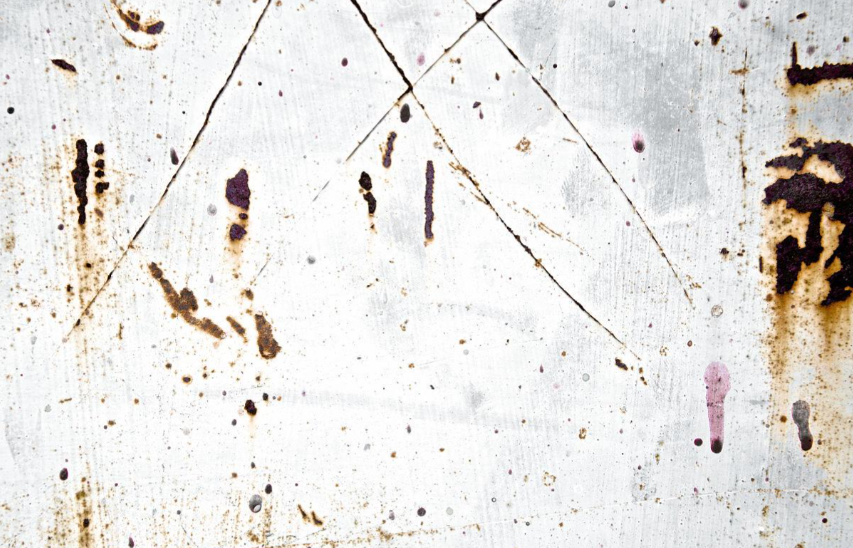
#> input picture part_raw.png, 853 x 548 px, found by its file name
$ python huidu.py
#> lines starting #> are read from the running program, lines starting #| are printed output that depends on the picture
# import cv2
# import numpy as np
#
# img = cv2.imread("image/11.png")
# gray_cv = cv2.cvtColor(img, cv2.COLOR_BGR2GRAY)
#
# b, g, r = cv2.split(img)
# gray_manual = (0.114 * b + 0.587 * g + 0.299 * r).astype(np.uint8)
#
# diff = cv2.absdiff(gray_cv, gray_manual)
# print("最大差异:", diff.max())   # 通常是 0 或 1（浮点舍入）


# ... existing code ...

# import cv2
# import numpy as np
# import matplotlib.pyplot as plt
#
# # 设置中文，防止乱码
# plt.rcParams["font.family"] = ["SimHei", "WenQuanYi Micro Hei", "Heiti TC"]
# plt.rcParams["axes.unicode_minus"] = False
#
# # 1. 读取原图并转为灰度图
# img = cv2.imread("image/part_dark.png")
# gray = cv2.cvtColor(img, cv2.COLOR_BGR2GRAY)
#
# # ---------- 核心改动：使用 OpenCV 的 Otsu 自动计算全局最优阈值 ----------
# # cv2.threshold 返回两个值：retval（计算出的Otsu阈值）和 dst（二值化图像）
# otsu_thresh, _ = cv2.threshold(gray, 0, 255, cv2.THRESH_BINARY + cv2.THRESH_OTSU)
# print(f"【自动计算】原图的 Otsu 全局最优阈值: {otsu_thresh:.2f}")
#
# x = np.arange(256, dtype=np.float64)                  # 输入灰度值 0~255
#
# # ---------- 映射参数（基于 Otsu 动态生成） ----------
# T = otsu_thresh                                       # 使用 Otsu 阈值替代固定的 127
# band_width = 35                                       # 规则3/4的区间半宽度
# T1 = max(0, int(T - band_width))                      # 自适应区间左边界
# T2 = min(255, int(T + band_width))                    # 自适应区间右边界
# gamma = 0.5                                           # 伽马校正系数（<1 提亮暗部）
#
# # ---------- 5 种自适应像素映射规则（输出均为 0 或 255）----------
# # 规则1：阶跃映射（正向）- 使用 Otsu 阈值
# lut1 = np.where(x >= T, 255, 0)
#
# # 规则2：阶跃映射（反相）- 使用 Otsu 阈值
# lut2 = np.where(x < T, 255, 0)
#
# # 规则3：区间带通映射 - 以 Otsu 阈值为中心的自适应区间
# lut3 = np.where((x >= T1) & (x <= T2), 255, 0)
#
# # 规则4：区间带阻映射 - 剔除以 Otsu 阈值为中心的区间
# lut4 = np.where((x >= T1) & (x <= T2), 0, 255)
#
# # 规则5：伽马校正 + 动态 Otsu 阶跃映射
# # 先对灰度图做伽马校正
# gray_gamma = np.clip((gray / 255.0) ** gamma * 255, 0, 255).astype(np.uint8)
# # 对校正后的图像重新计算 Otsu 阈值，实现非线性空间的自适应
# otsu_thresh_gamma, _ = cv2.threshold(gray_gamma, 0, 255, cv2.THRESH_BINARY + cv2.THRESH_OTSU)
# print(f"【自动计算】伽马校正后的 Otsu 阈值: {otsu_thresh_gamma:.2f}")
#
# x_gamma = (x / 255.0) ** gamma * 255
# lut5 = np.where(x_gamma >= otsu_thresh_gamma, 255, 0)
#
# luts = [lut.astype(np.uint8) for lut in [lut1, lut2, lut3, lut4, lut5]]
#
# # ---------- 逐像素查表映射 ----------
# bins = [cv2.LUT(gray, lut) for lut in luts]
#
# names = [
#     f"规则1 Otsu阶跃正向 (T={otsu_thresh:.1f})",
#     f"规则2 Otsu阶跃反相 (T={otsu_thresh:.1f})",
#     f"规则3 自适应区间带通 ({T1}~{T2})",
#     f"规则4 自适应区间带阻 ({T1}~{T2})",
#     f"规则5 伽马+动态Otsu (γ={gamma}, T={otsu_thresh_gamma:.1f})",
# ]
# files = ["otsu_map_1_step.png", "otsu_map_2_inv.png", "otsu_map_3_band.png",
#          "otsu_map_4_bandstop.png", "otsu_map_5_gamma.png"]
#
# # ---------- 打印白色像素占比，辅助定性分析 ----------
# for name, binary, f in zip(names, bins, files):
#     ratio = (binary == 255).mean() * 100
#     print(f"{name}: 白色像素占比 {ratio:.2f}%")
#     cv2.imwrite(f, binary)
#
# # ---------- 2x3 并排展示 ----------
# fig, axes = plt.subplots(2, 3, figsize=(15, 9), dpi=100)
# axes = axes.ravel()
#
# axes[0].imshow(cv2.cvtColor(img, cv2.COLOR_BGR2RGB))
# axes[0].set_title("原图", fontsize=12)
#
# for i, (name, binary) in enumerate(zip(names, bins), start=1):
#     axes[i].imshow(binary, cmap="gray", vmin=0, vmax=255)
#     axes[i].set_title(name, fontsize=10)
#
# for ax in axes:
#     ax.axis("off")
#
# plt.suptitle("基于 Otsu 自适应规则的五种像素映射对比", fontsize=15)
# plt.tight_layout()
# plt.savefig("Otsu自适应像素映射五规则对比.png", bbox_inches="tight")
# print("对比图已保存到: Otsu自适应像素映射五规则对比.png")
# plt.show()
#
# # ---------- 映射函数曲线图 ----------
# plt.figure(figsize=(10, 6), dpi=100)
# colors = ["#1f77b4", "#d62728", "#2ca02c", "#ff7f0e", "#9467bd"]
# for lut, name, c in zip(luts, names, colors):
#     plt.plot(np.arange(256), lut, color=c, linewidth=2, label=name)
#
# plt.title("基于 Otsu 的 5 种像素映射函数曲线", fontsize=14)
# plt.xlabel("输入灰度值", fontsize=12)
# plt.ylabel("输出灰度值", fontsize=12)
# plt.xlim(0, 255)
# plt.ylim(-10, 265)
# plt.grid(alpha=0.3)
# plt.legend(fontsize=9)
# plt.tight_layout()
# plt.savefig("Otsu像素映射函数曲线.png")
# print("映射曲线图已保存到: Otsu像素映射函数曲线.png")
# plt.show()


import cv2
import numpy as np
import matplotlib.pyplot as plt

# 设置中文，防止乱码
plt.rcParams["font.family"] = ["SimHei", "WenQuanYi Micro Hei", "Heiti TC"]
plt.rcParams["axes.unicode_minus"] = False

# 1. 直接读取彩色图像（BGR 3 通道）
image_path = "image/part_raw.png"
img = cv2.imread(image_path)  # 保持彩色
#> img is the input picture: shape (548, 853, 3); mean B, G, R 223.8, 226.9, 229.2

if img is None:
    print("错误：未能成功读取图片，请检查路径！")
else:
    # 2. 定义彩色图像添加椒盐噪声的函数
    def add_color_salt_and_pepper(image, prob=0.05):
        """
        prob: 噪声总比例（如 0.05 代表约 5% 的像素会变成白点或黑点）
        """
#> called with prob = 0.05
        noisy = image.copy()
        # 针对每个像素位置生成随机数
        rand = np.random.rand(image.shape[0], image.shape[1])

        # 盐噪声：设为纯白 [255, 255, 255]
        noisy[rand < prob / 2] = [255, 255, 255]
        # 椒噪声：设为纯黑 [0, 0, 0]
        noisy[rand > 1 - prob / 2] = [0, 0, 0]
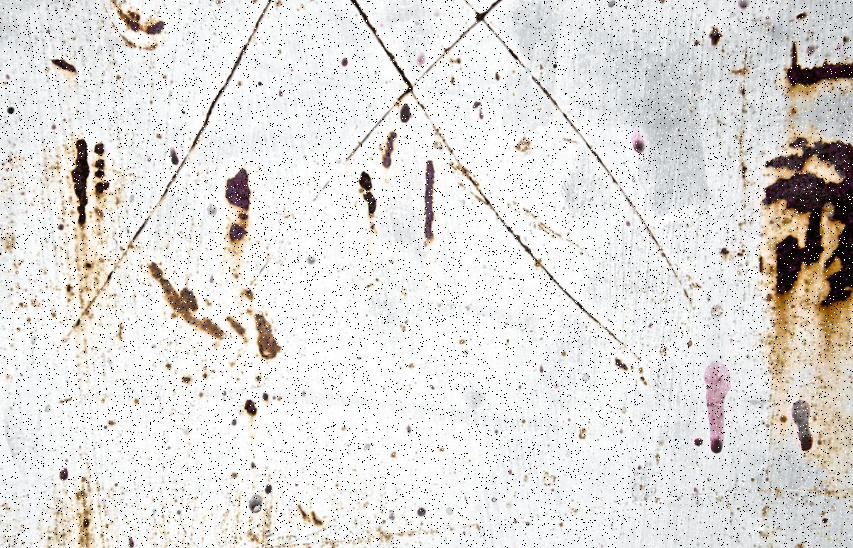
#> noisy: shape (548, 853, 3); mean B, G, R 219, 221.9, 224.1
        return noisy


    # 3. 添加彩色椒盐噪声
    noisy_img = add_color_salt_and_pepper(img, prob=0.05)
    cv2.imwrite("color_noisy_image.png", noisy_img)
    print("已成功添加彩色椒盐噪声，保存为 color_noisy_image.png")

    # 4. 对彩色图像分别使用 3x3, 5x5, 7x7 进行中值滤波
    # cv2.medianBlur 会对 B、G、R 三通道分别独立滤波，完好保留色彩
    filtered_3 = cv2.medianBlur(noisy_img, 3)
    filtered_5 = cv2.medianBlur(noisy_img, 5)
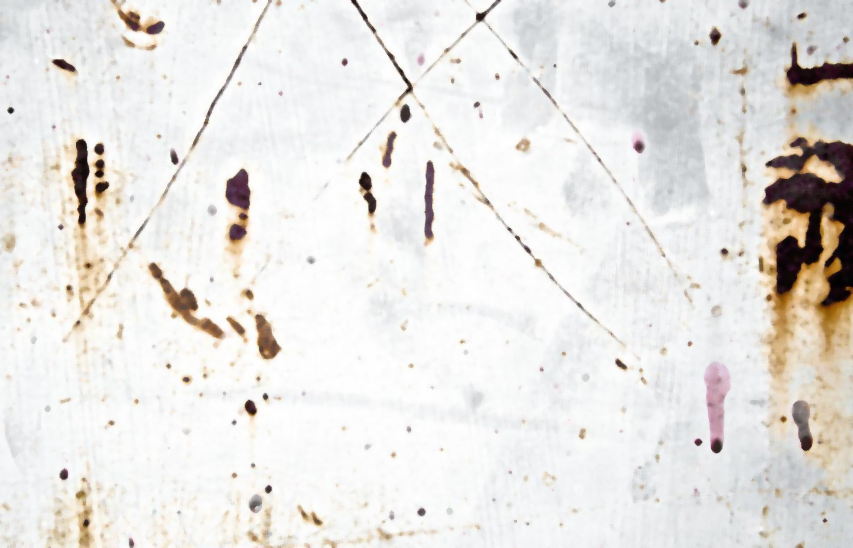
#> filtered_5: shape (548, 853, 3); mean B, G, R 225.9, 229, 231.3
    filtered_7 = cv2.medianBlur(noisy_img, 7)

    # 保存处理后的彩色图像
    cv2.imwrite("color_median_3x3.png", filtered_3)
    cv2.imwrite("color_median_5x5.png", filtered_5)
    cv2.imwrite("color_median_7x7.png", filtered_7)
    print("三种不同 ksize 的彩色中值滤波结果已成功保存！")

    # 5. 使用 Matplotlib 展示对比结果
    # 注意：OpenCV 读取的是 BGR 格式，Matplotlib 需要转换成 RGB 才能正确显示颜色
    titles = ["原图", "加彩色椒盐噪声 (5%)", "中值滤波 (3x3)", "中值滤波 (5x5)", "中值滤波 (7x7)"]
    images = [img, noisy_img, filtered_3, filtered_5, filtered_7]

    plt.figure(figsize=(16, 5), dpi=100)
    for i in range(5):
        plt.subplot(1, 5, i + 1)
        # BGR -> RGB 转色彩通道
        rgb_img = cv2.cvtColor(images[i], cv2.COLOR_BGR2RGB)
        plt.imshow(rgb_img)
        plt.title(titles[i], fontsize=11)
        plt.axis("off")

    plt.tight_layout()
    plt.savefig("彩色中值滤波ksize对比实验.png", bbox_inches="tight")
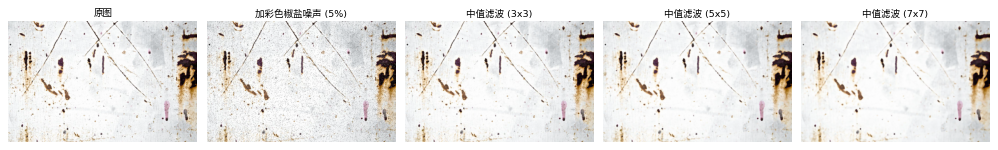
#> figure drawn by matplotlib, 5 panels
    print("对比图已保存为: 彩色中值滤波ksize对比实验.png")
    plt.show()
